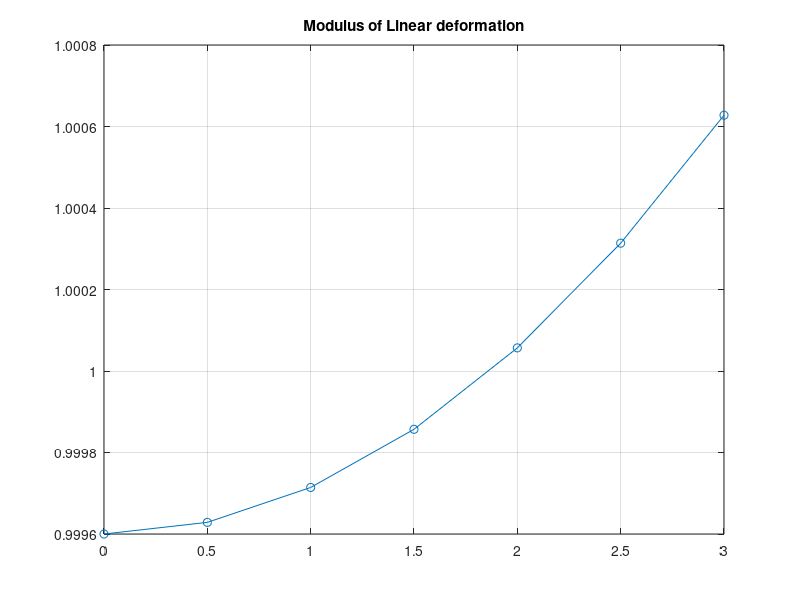
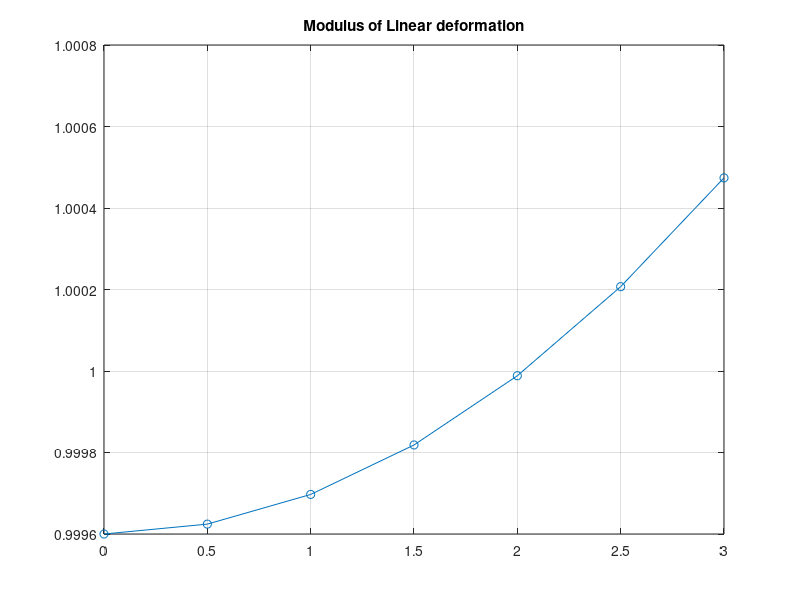
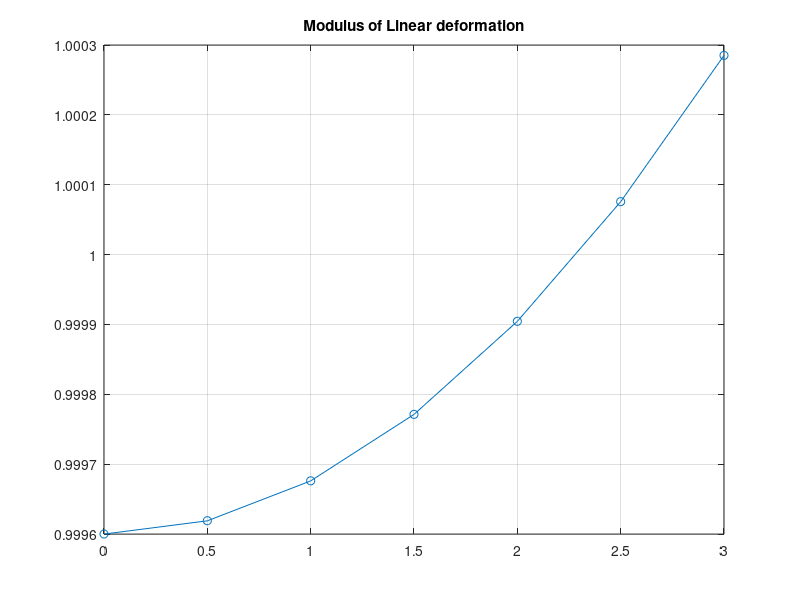
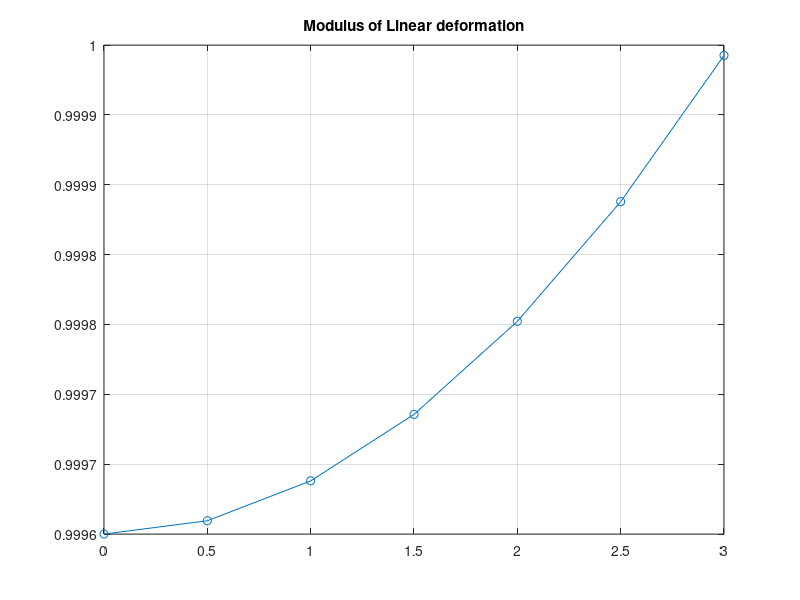

Reproduce these figures in MATLAB, in order.
clear all
clc
close all
latitudes = [30,37,45,60];
for index = 1:size(latitudes,2)
    lat = latitudes(index);

% long = zeros(6,1);
count = 1;
for i=0:0.5:3 
    long(count) = i;
    longr(count) = deg2rad(long(count));
    count = count+1;
    
end

latr = deg2rad(lat);
for i = 1:7

ml(i) = 0.9996*(1+((longr(i)^2)/(2) )*(cos(latr))^2) ;

end

figure(index)
plot(long,ml,'-o')
title('Modulus of Linear deformation')
grid on

end
